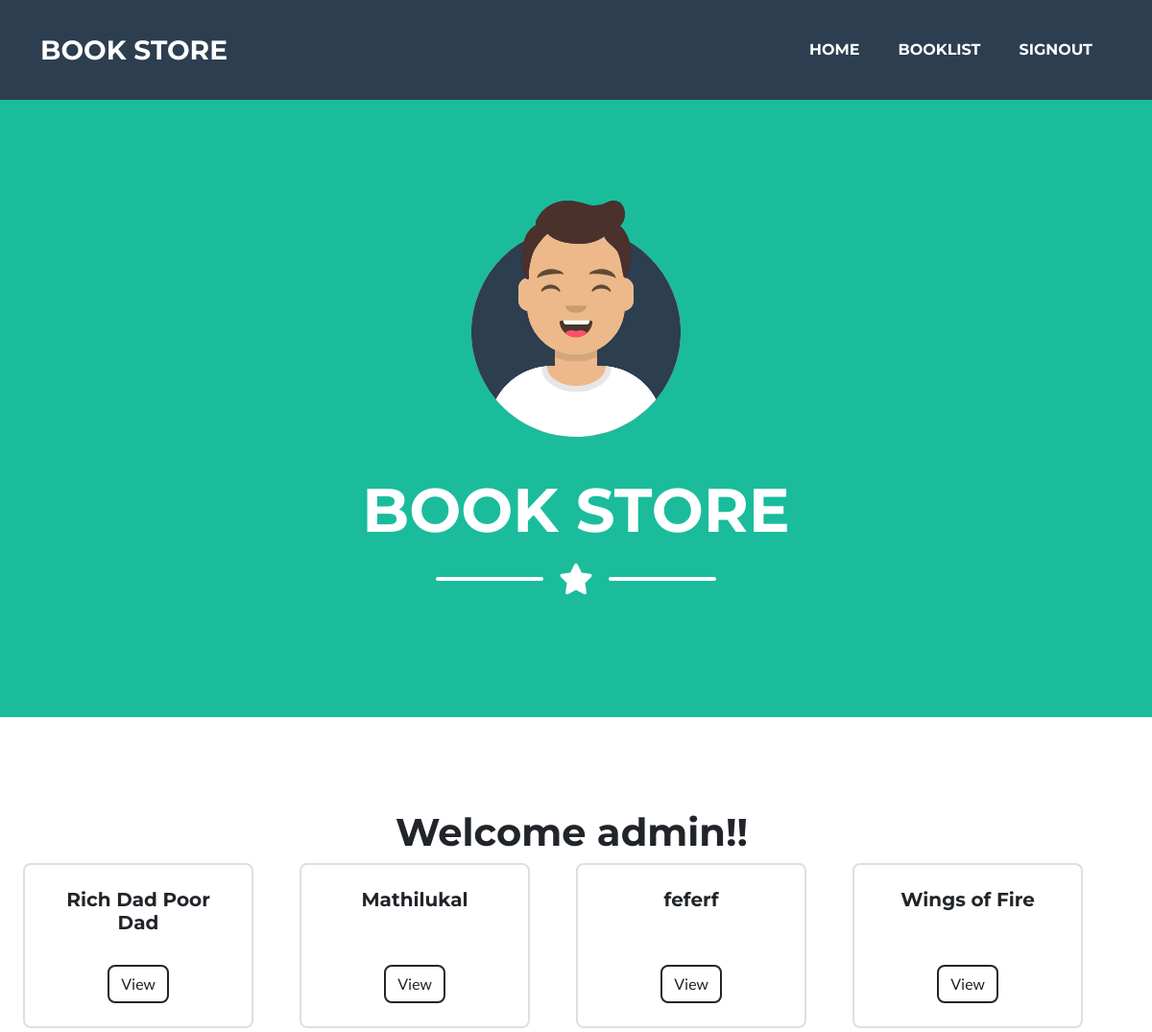
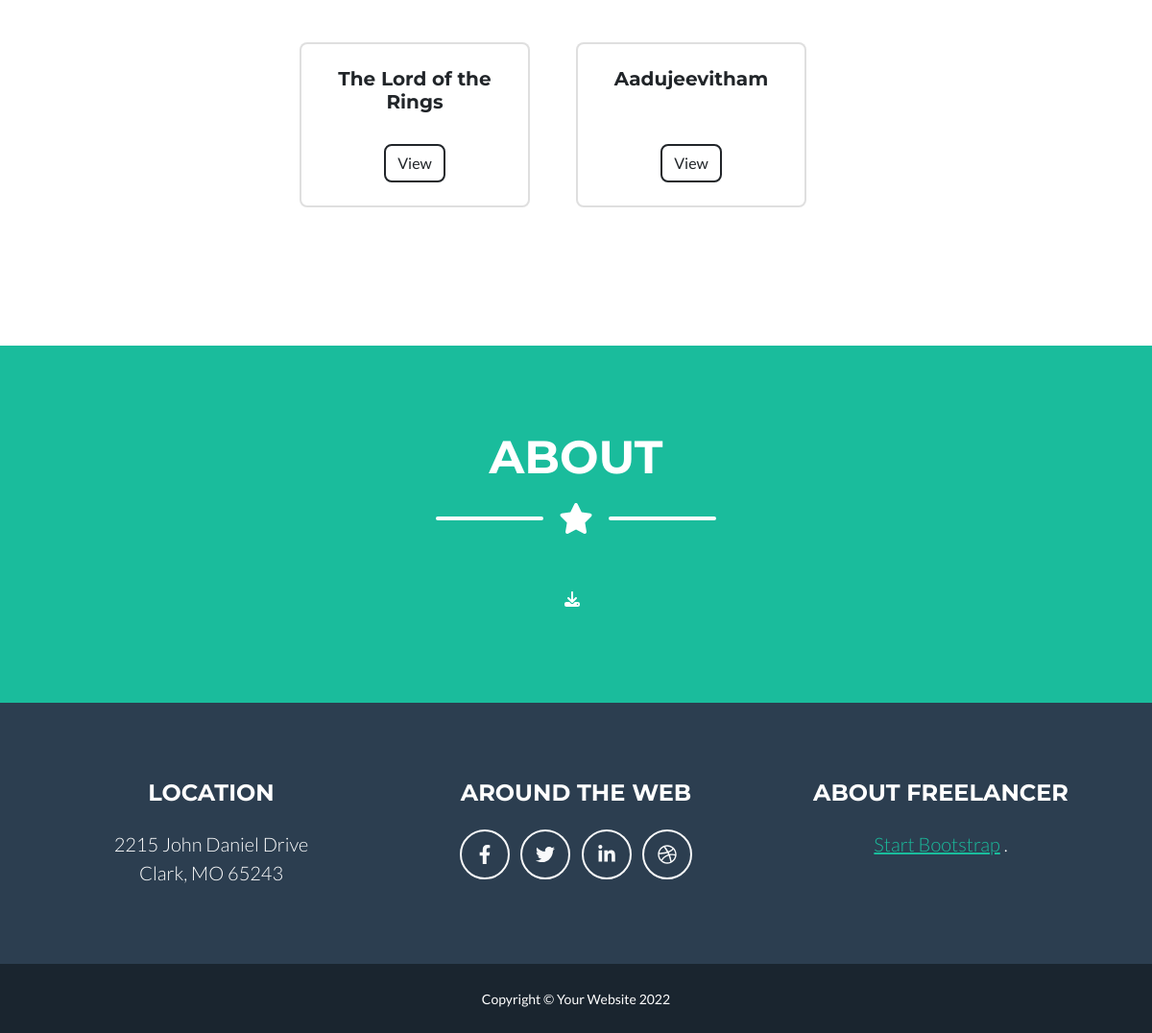
The app's page /home (signed in) with its own data (2 pictures, top to bottom).
### bookapp/models.py (models this page shows, shortened)
class Books(models.Model):
    bookname=models.CharField(max_length=200)
    author=models.CharField(max_length=200)
    price=models.IntegerField()
    qty=models.IntegerField()
    publisher=models.CharField(max_length=200)

### bookapp/views.py (the view)
# urls.py: path("home", views.IndexView.as_view(), name="userpage"),
@method_decorator(signin_required,name="dispatch")
class IndexView(TemplateView):
    template_name = "userpage.html"
    def get_context_data(self, **kwargs):
        context=super().get_context_data(**kwargs)
        all_books=Books.objects.all()
        context["books"]=all_books
        return context

### bookapp/templates/userpage.html (shortened to what this page needs)
{% extends 'base.html'%}
{%block body_block%}
<div class="container-fluid">
    <div class="row">
        <div class="col-4"></div>
        <div class="col-4">
            <h1>Welcome {{request.user}}!!</h1>
        </div>
        <div class="col-4"></div>
         <div class="row gx-4 gx-lg-5 row-cols-2 row-cols-md-3 row-cols-xl-4 justify-content-center">
        {%for book  in books%}
        <div class="col mb-5">
                        <div class="card h-100">
                            <div class="card-body p-4">
                                <div class="text-center">
                                    <h5 class="fw-bolder">{{book.bookname}}</h5>
                                </div>
                            </div>
                            <div class="card-footer p-4 pt-0 border-top-0 bg-transparent">
                                <div class="text-center"><a class="btn btn-outline-dark mt-auto" href="">View</a></div>
                            </div>
                        </div>
                    </div>
        {%endfor%}
    </div>
</div>
{%endblock%}

### records on screen
Books: bookname "Rich Dad Poor Dad"
Books: bookname "Mathilukal"
Books: bookname "feferf"
Books: bookname "Wings of Fire"
Books: bookname "The Lord of the Rings"
Books: bookname "Aadujeevitham"

### other values on screen
{{ request.user }} "admin"
